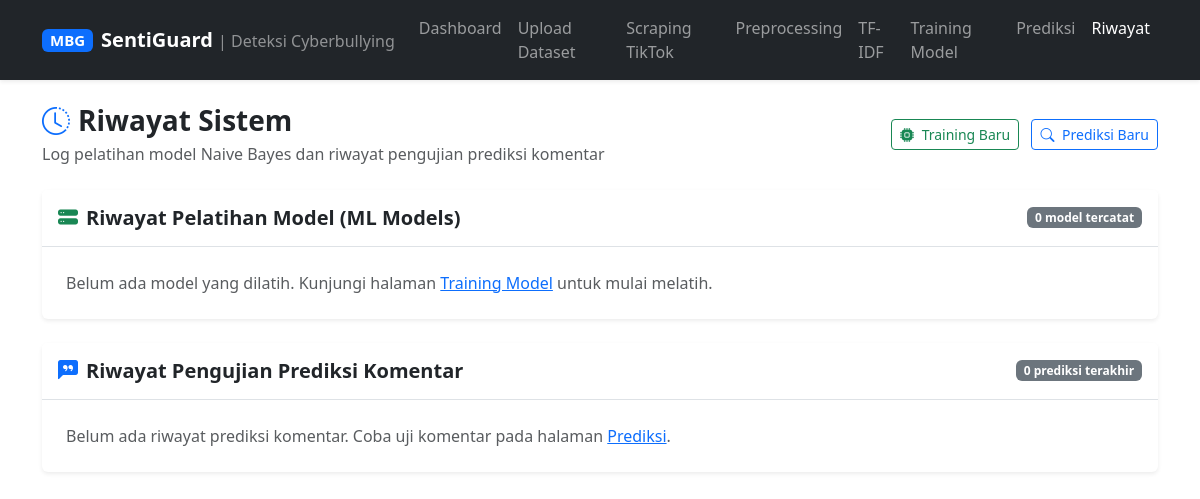
/public/history.php, run on an earlier commit of the app's database.
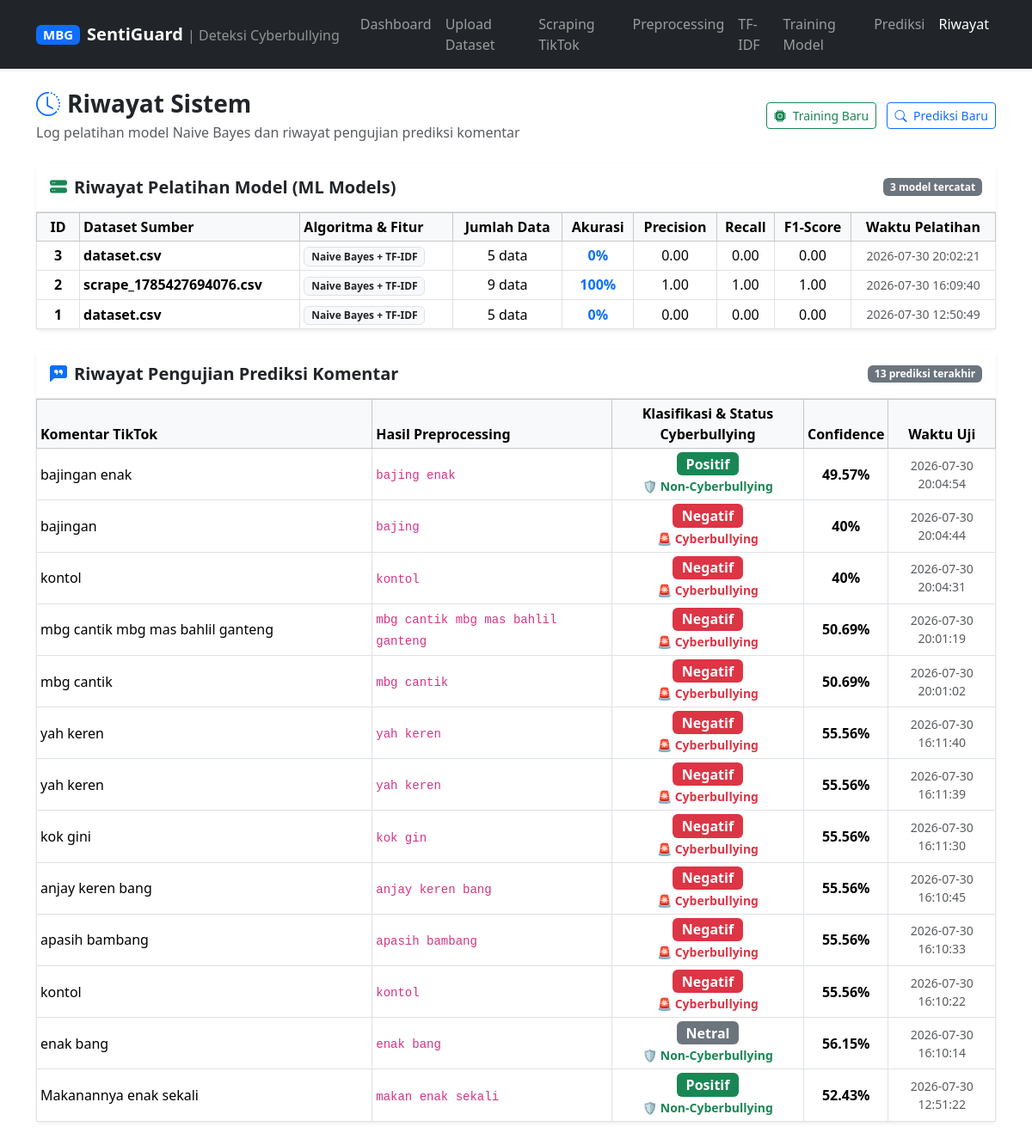
And on a later commit of the database.
### tables this page shows
CREATE TABLE `models` (
  `id` int(11) NOT NULL,
  `dataset_id` int(11) NOT NULL,
  `algorithm` varchar(100) DEFAULT NULL,
  `model_file` varchar(255) DEFAULT NULL,
  `vectorizer_file` varchar(255) DEFAULT NULL,
  `accuracy` decimal(5,2) DEFAULT NULL,
  `precision_score` decimal(5,2) DEFAULT NULL,
  `recall_score` decimal(5,2) DEFAULT NULL,
  `f1_score` decimal(5,2) DEFAULT NULL,
  `trained_rows` int(11) DEFAULT NULL,
  `created_at` timestamp NOT NULL DEFAULT current_timestamp()
);

CREATE TABLE `datasets` (
  `id` int(11) NOT NULL,
  `filename` varchar(255) NOT NULL,
  `total_comments` int(11) DEFAULT 0,
  `uploaded_by` int(11) DEFAULT NULL,
  `status` enum('Uploaded','Preprocessed','Trained') DEFAULT 'Uploaded',
  `created_at` timestamp NOT NULL DEFAULT current_timestamp()
);

CREATE TABLE `predictions` (
  `id` bigint(20) NOT NULL,
  `model_id` int(11) NOT NULL,
  `comment` text DEFAULT NULL,
  `preprocessing` text DEFAULT NULL,
  `prediction` enum('Positif','Negatif','Netral') DEFAULT NULL,
  `probability` decimal(8,5) DEFAULT NULL,
  `created_at` timestamp NOT NULL DEFAULT current_timestamp()
);

### app/model/BaseModel.php (called while the page is built, shortened)
<?php
abstract class BaseModel
{
    protected mysqli $conn;
    public function __construct(mysqli $conn)
    {
        $this->conn = $conn;
    }
    protected function prepare(string $sql)
    {
        return $this->conn->prepare($sql);
    }
}

### app/model/MLModel.php (called while the page is built, shortened)
<?php
class MLModel extends BaseModel
{
    public function history(int $limit = 10): array
    {
        $sql = $this->prepare("
            SELECT m.*, d.filename
            FROM models m
            LEFT JOIN datasets d ON d.id = m.dataset_id
            ORDER BY m.id DESC
            LIMIT ?
        ");
        $sql->bind_param("i", $limit);
        $sql->execute();
        return $sql->get_result()->fetch_all(MYSQLI_ASSOC);
    }
}

### app/model/Prediction.php (called while the page is built, shortened)
<?php
class Prediction extends BaseModel
{
    protected string $table = "predictions";
    public function history(int $limit = 50): array
    {
        $sql = $this->prepare("
            SELECT *
            FROM {$this->table}
            ORDER BY id DESC
            LIMIT ?
        ");
        $sql->bind_param("i", $limit);
        $sql->execute();
        return $sql->get_result()->fetch_all(MYSQLI_ASSOC);
    }
}

### public/history.php (the view, shortened to what this page needs)
<?php
require_once __DIR__ . "/../app/model/MLModel.php";
require_once __DIR__ . "/../app/model/Prediction.php";
$conn = Database::connect();
$mlModel = new MLModel($conn);
$prediction = new Prediction($conn);
$models = $mlModel->history(20);
$predictions = $prediction->history(50);
?>
<!DOCTYPE html>
<html lang="id">
<head>
  <link href="https://cdn.jsdelivr.net/npm/bootstrap@5.3.3/dist/css/bootstrap.min.css" rel="stylesheet">
  <link rel="stylesheet" href="https://cdn.jsdelivr.net/npm/bootstrap-icons@1.11.3/font/bootstrap-icons.min.css">
</head>
<body>
<?php include "partials/nav.php"; ?>
<div class="container mb-5">
  <div class="d-flex justify-content-between align-items-center mb-4">
    <div>
      <h3 class="fw-bold mb-1"><i class="bi bi-clock-history text-primary me-2"></i>Riwayat Sistem</h3>
      <p class="text-muted mb-0">Log pelatihan model Naive Bayes dan riwayat pengujian prediksi komentar</p>
    </div>
    <div>
      <a href="train.php" data-spa="true" class="btn btn-sm btn-outline-success me-2"><i class="bi bi-cpu-fill me-1"></i> Training Baru</a>
      <a href="predict.php" data-spa="true" class="btn btn-sm btn-outline-primary"><i class="bi bi-search me-1"></i> Prediksi Baru</a>
    </div>
  </div>
  <div class="card shadow-sm border-0 mb-4">
    <div class="card-header bg-white py-3 border-bottom d-flex justify-content-between align-items-center">
      <h5 class="mb-0 fw-bold"><i class="bi bi-hdd-stack-fill text-success me-2"></i>Riwayat Pelatihan Model (ML Models)</h5>
      <span class="badge bg-secondary"><?= count($models) ?> model tercatat</span>
    </div>
    <div class="card-body p-0">
      <?php if (empty($models)): ?>
        <p class="text-muted p-4 mb-0">Belum ada model yang dilatih. Kunjungi halaman <a href="train.php" data-spa="true">Training Model</a> untuk mulai melatih.</p>
      <?php else: ?>
      <div class="table-responsive">
        <table class="table table-hover table-bordered table-sm mb-0 align-middle">
          <thead class="table-light">
            <tr>
              <th class="text-center" style="width: 50px;">ID</th>
              <th>Dataset Sumber</th>
              <th>Algoritma &amp; Fitur</th>
              <th class="text-center">Jumlah Data</th>
              <th class="text-center">Akurasi</th>
              <th class="text-center">Precision</th>
              <th class="text-center">Recall</th>
              <th class="text-center">F1-Score</th>
              <th class="text-center">Waktu Pelatihan</th>
            </tr>
          </thead>
          <tbody>
            <?php foreach ($models as $m): ?>
            <tr>
              <td class="text-center fw-bold"><?= (int)$m["id"] ?></td>
              <td><b><?= htmlspecialchars($m["filename"] ?? "Upload Manual") ?></b></td>
              <td><span class="badge bg-light text-dark border"><?= htmlspecialchars($m["algorithm"]) ?></span></td>
              <td class="text-center"><?= (int)$m["trained_rows"] ?> data</td>
              <td class="text-center fw-bold text-primary"><?= $m["accuracy"] !== null ? round($m["accuracy"] * 100, 2) . "%" : "-" ?></td>
              <td class="text-center"><?= $m["precision_score"] !== null ? $m["precision_score"] : "-" ?></td>
              <td class="text-center"><?= $m["recall_score"] !== null ? $m["recall_score"] : "-" ?></td>
              <td class="text-center"><?= $m["f1_score"] !== null ? $m["f1_score"] : "-" ?></td>
              <td class="text-center small text-muted"><?= htmlspecialchars($m["created_at"]) ?></td>
            </tr>
            <?php endforeach; ?>
          </tbody>
        </table>
      </div>
      <?php endif; ?>
    </div>
  </div>
  <div class="card shadow-sm border-0">
    <div class="card-header bg-white py-3 border-bottom d-flex justify-content-between align-items-center">
      <h5 class="mb-0 fw-bold"><i class="bi bi-chat-left-quote-fill text-primary me-2"></i>Riwayat Pengujian Prediksi Komentar</h5>
      <span class="badge bg-secondary"><?= count($predictions) ?> prediksi terakhir</span>
    </div>
    <div class="card-body p-0">
      <?php if (empty($predictions)): ?>
        <p class="text-muted p-4 mb-0">Belum ada riwayat prediksi komentar. Coba uji komentar pada halaman <a href="predict.php" data-spa="true">Prediksi</a>.</p>
      <?php else: ?>
      <div class="table-responsive">
        <table class="table table-hover table-bordered table-sm mb-0 align-middle">
          <thead class="table-light">
            <tr>
              <th style="width: 35%;">Komentar TikTok</th>
              <th style="width: 25%;">Hasil Preprocessing</th>
              <th class="text-center" style="width: 20%;">Klasifikasi &amp; Status Cyberbullying</th>
              <th class="text-center">Confidence</th>
              <th class="text-center">Waktu Uji</th>
            </tr>
          </thead>
          <tbody>
            <?php foreach ($predictions as $p): ?>
            <?php
              $pred = $p["prediction"] ?? "";
              $isCb = ($pred === "Negatif");
              $badgeClass = $isCb ? "bg-danger" : ($pred === "Positif" ? "bg-success" : "bg-secondary");
              $statusTitle = $isCb ? "🚨 Cyberbullying" : ($pred === "Positif" ? "🛡️ Non-Cyberbullying" : "🛡️ Non-Cyberbullying");
            ?>
            <tr>
              <td><?= htmlspecialchars($p["comment"]) ?></td>
              <td><code class="small"><?= htmlspecialchars($p["preprocessing"] ?? "-") ?></code></td>
              <td class="text-center">
                <span class="badge <?= $badgeClass ?> fs-6"><?= htmlspecialchars($pred) ?></span><br>
                <small class="fw-semibold <?= $isCb ? 'text-danger' : 'text-success' ?>"><?= $statusTitle ?></small>
              </td>
              <td class="text-center fw-bold">
                <?= $p["probability"] !== null ? round($p["probability"] * 100, 2) . "%" : "-" ?>
              </td>
              <td class="text-center small text-muted"><?= htmlspecialchars($p["created_at"]) ?></td>
            </tr>
            <?php endforeach; ?>
          </tbody>
        </table>
      </div>
      <?php endif; ?>
    </div>
  </div>
</div>
</body>
</html>

### public/partials/nav.php (shortened to what this page needs)
<nav class="navbar navbar-expand-lg navbar-dark bg-dark mb-4 shadow-sm">
  <div class="container">
    <a class="navbar-brand fw-bold d-flex align-items-center gap-2" href="index.php" data-spa="true">
      <span class="badge bg-primary px-2 py-1">MBG</span>
      <span>SentiGuard <small class="text-white-50 fs-6 fw-normal d-none d-sm-inline">| Deteksi Cyberbullying</small></span>
    </a>
    <div class="collapse navbar-collapse" id="navMain">
      <ul class="navbar-nav ms-auto mb-2 mb-lg-0">
        <li class="nav-item"><a class="nav-link" href="index.php" data-spa="true">Dashboard</a></li>
        <li class="nav-item"><a class="nav-link" href="upload.php" data-spa="true">Upload Dataset</a></li>
        <li class="nav-item"><a class="nav-link" href="scrape.php" data-spa="true">Scraping TikTok</a></li>
        <li class="nav-item"><a class="nav-link" href="preprocessing.php" data-spa="true">Preprocessing</a></li>
        <li class="nav-item"><a class="nav-link" href="tfidf.php" data-spa="true">TF-IDF</a></li>
        <li class="nav-item"><a class="nav-link" href="train.php" data-spa="true">Training Model</a></li>
        <li class="nav-item"><a class="nav-link" href="predict.php" data-spa="true">Prediksi</a></li>
        <li class="nav-item"><a class="nav-link" href="history.php" data-spa="true">Riwayat</a></li>
      </ul>
    </div>
  </div>
</nav>

What changed in the data, as far as the page shows it:
added models: id "3", dataset.filename "dataset.csv", algorithm "Naive Bayes + TF-IDF", trained_rows "5", $m['accuracy']*100 "0", precision_score "0.00", recall_score "0.00", f1_score "0.00", created_at "2026-07-30 20:02:21"
added models: id "2", dataset.filename "scrape_1785427694076.csv", algorithm "Naive Bayes + TF-IDF", trained_rows "9", $m['accuracy']*100 "100", precision_score "1.00", recall_score "1.00", f1_score "1.00", created_at "2026-07-30 16:09:40"
added models: id "1", dataset.filename "dataset.csv", algorithm "Naive Bayes + TF-IDF", trained_rows "5", $m['accuracy']*100 "0", precision_score "0.00", recall_score "0.00", f1_score "0.00", created_at "2026-07-30 12:50:49"
added predictions: comment "bajingan enak", preprocessing "bajing enak", prediction "Positif", prediction "🛡️ Non-Cyberbullying", $p['probability']*100 "49.57", created_at "2026-07-30 20:04:54"
added predictions: comment "bajingan", preprocessing "bajing", prediction "Negatif", prediction "🚨 Cyberbullying", $p['probability']*100 "40", created_at "2026-07-30 20:04:44"
added predictions: comment "kontol", preprocessing "kontol", prediction "Negatif", prediction "🚨 Cyberbullying", $p['probability']*100 "40", created_at "2026-07-30 20:04:31"
added predictions: comment "mbg cantik mbg mas bahlil ganteng", preprocessing "mbg cantik mbg mas bahlil ganteng", prediction "Negatif", prediction "🚨 Cyberbullying", $p['probability']*100 "50.69", created_at "2026-07-30 20:01:19"
added predictions: comment "mbg cantik", preprocessing "mbg cantik", prediction "Negatif", prediction "🚨 Cyberbullying", $p['probability']*100 "50.69", created_at "2026-07-30 20:01:02"
added predictions: comment "yah keren", preprocessing "yah keren", prediction "Negatif", prediction "🚨 Cyberbullying", $p['probability']*100 "55.56", created_at "2026-07-30 16:11:40"
added predictions: comment "yah keren", preprocessing "yah keren", prediction "Negatif", prediction "🚨 Cyberbullying", $p['probability']*100 "55.56", created_at "2026-07-30 16:11:39"
added predictions: comment "kok gini", preprocessing "kok gin", prediction "Negatif", prediction "🚨 Cyberbullying", $p['probability']*100 "55.56", created_at "2026-07-30 16:11:30"
added predictions: comment "anjay keren bang", preprocessing "anjay keren bang", prediction "Negatif", prediction "🚨 Cyberbullying", $p['probability']*100 "55.56", created_at "2026-07-30 16:10:45"
added predictions: comment "apasih bambang", preprocessing "apasih bambang", prediction "Negatif", prediction "🚨 Cyberbullying", $p['probability']*100 "55.56", created_at "2026-07-30 16:10:33"
added predictions: comment "kontol", preprocessing "kontol", prediction "Negatif", prediction "🚨 Cyberbullying", $p['probability']*100 "55.56", created_at "2026-07-30 16:10:22"
added predictions: comment "enak bang", preprocessing "enak bang", prediction "Netral", prediction "🛡️ Non-Cyberbullying", $p['probability']*100 "56.15", created_at "2026-07-30 16:10:14"
added predictions: comment "Makanannya enak sekali", preprocessing "makan enak sekali", prediction "Positif", prediction "🛡️ Non-Cyberbullying", $p['probability']*100 "52.43", created_at "2026-07-30 12:51:22"
Also different on the page:
count($models): "0" → "3"
count($predictions): "0" → "13"
text no longer shown: "Belum ada model yang dilatih. Kunjungi halaman Training Model untuk mulai melatih. Belum ada riwayat prediksi komentar. Coba uji komentar pada halaman Prediksi ."
text now shown: "ID Dataset Sumber Algoritma & Fitur Jumlah Data Akurasi Precision Recall F1-Score Waktu Pelatihan Komentar TikTok Hasil Preprocessing Klasifikasi & Status Cyberbullying Confidence Waktu Uji"
